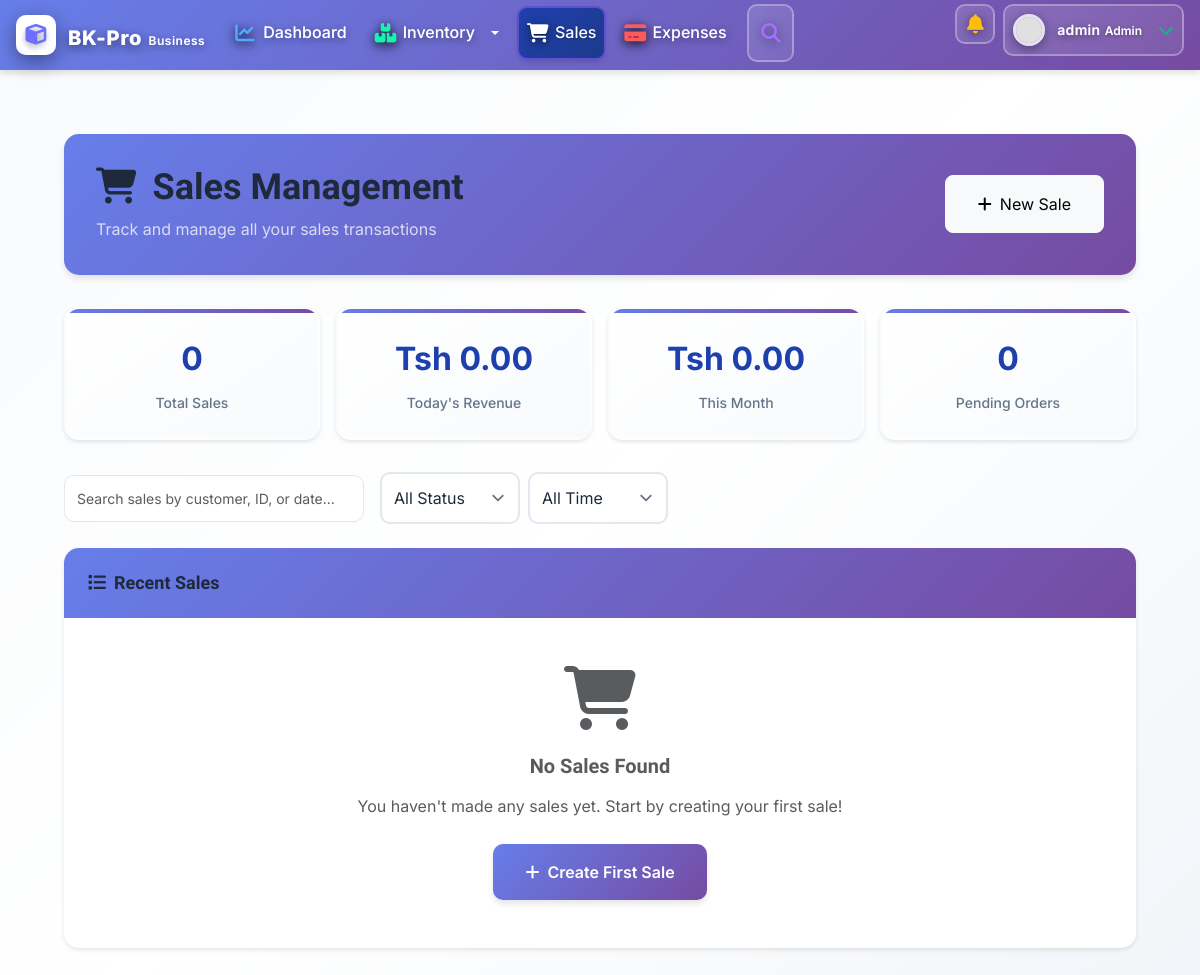
The app's page /sales/?page=3 (signed in), older data.
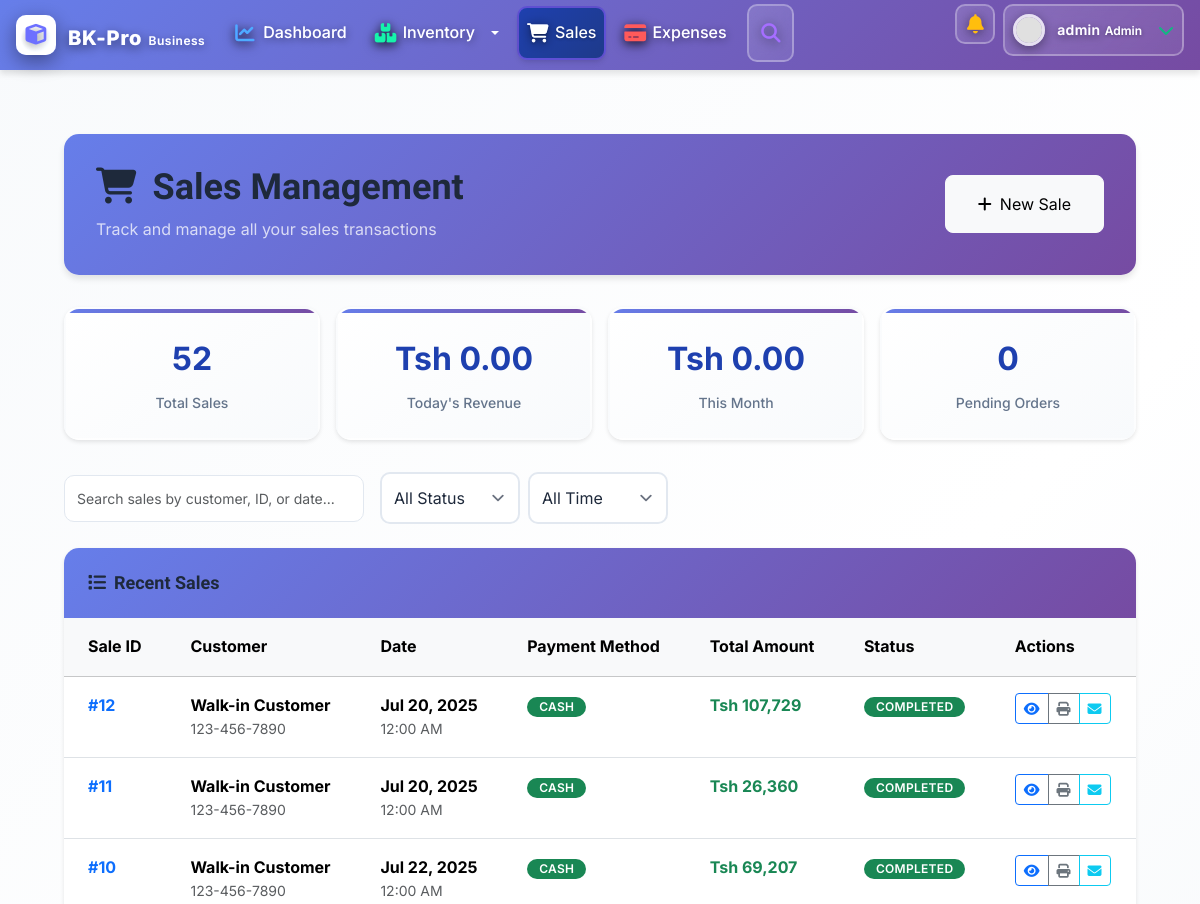
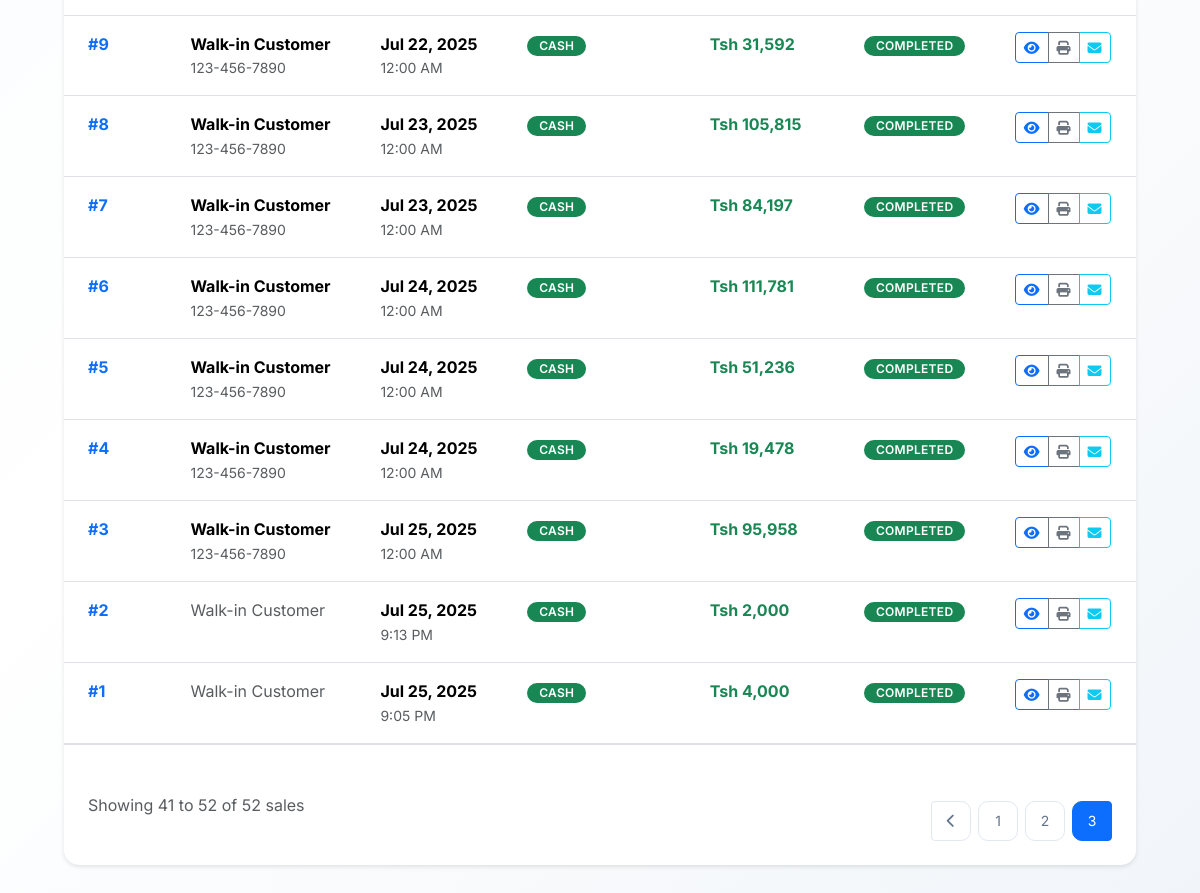
The same page, newer data (2 pictures, top to bottom).
### BusinessApp/models.py (models this page shows, shortened)
class Sale(models.Model):
    PAYMENT_METHODS = [
        ('cash', 'Cash'),
        ('card', 'Card'),
        ('bank_transfer', 'Bank Transfer'),
        ('mobile_money', 'Mobile Money'),
    ]
    customer = models.ForeignKey(Customer, on_delete=models.CASCADE, null=True, blank=True)
    sale_date = models.DateTimeField(default=timezone.now)
    payment_method = models.CharField(max_length=20, choices=PAYMENT_METHODS, default='cash')
    total_amount = models.DecimalField(max_digits=10, decimal_places=2, default=0)
    discount = models.DecimalField(max_digits=10, decimal_places=2, default=0)
    tax = models.DecimalField(max_digits=10, decimal_places=2, default=0)
    notes = models.TextField(blank=True)
    created_by = models.ForeignKey(User, on_delete=models.CASCADE)
    created_at = models.DateTimeField(auto_now_add=True)
    @property
    def net_amount(self):
        return self.total_amount - self.discount + self.tax

class Customer(models.Model):
    name = models.CharField(max_length=200)
    email = models.EmailField(blank=True)
    phone = models.CharField(max_length=20, blank=True)
    address = models.TextField(blank=True)
    created_at = models.DateTimeField(auto_now_add=True)

### BusinessApp/views.py (the view)
# urls.py: path('sales/', views.sale_list, name='sale_list'),
@login_required
def sale_list(request):
    sales = Sale.objects.select_related('customer', 'created_by').order_by('-created_at')
    paginator = Paginator(sales, 20)
    page_number = request.GET.get('page')
    sales = paginator.get_page(page_number)
    return render(request, 'sales/list.html', {'sales': sales})

### BusinessApp/templates/sales/list.html (shortened to what this page needs)
{% extends 'base.html' %}
{% load static %}
{% load humanize %}
{% block content %}
<div class="content-wrapper">
    <div class="sales-header">
        <div class="d-flex justify-content-between align-items-center">
            <div>
                <h1 class="mb-2">
                    <i class="fas fa-shopping-cart me-3"></i>Sales Management
                </h1>
                <p class="mb-0 opacity-75">Track and manage all your sales transactions</p>
            </div>
            <a href="{% url 'sale_add' %}" class="btn btn-light btn-lg">
                <i class="fas fa-plus me-2"></i>New Sale
            </a>
        </div>
    </div>
    <div class="sales-stats">
        <div class="stat-card">
            <div class="stat-value">{{ sales.paginator.count }}</div>
            <div class="stat-label">Total Sales</div>
        </div>
        <div class="stat-card">
            <div class="stat-value">Tsh 0.00</div>
            <div class="stat-label">Today's Revenue</div>
        </div>
        <div class="stat-card">
            <div class="stat-value">Tsh 0.00</div>
            <div class="stat-label">This Month</div>
        </div>
        <div class="stat-card">
            <div class="stat-value">0</div>
            <div class="stat-label">Pending Orders</div>
        </div>
    </div>
    <div class="sales-actions">
        <div class="search-box">
            <input type="text" class="form-control" placeholder="Search sales by customer, ID, or date..." id="salesSearch">
        </div>
        <div class="action-buttons">
            <select class="form-select" id="filterStatus">
                <option value="">All Status</option>
            </select>
            <select class="form-select" id="filterPeriod">
                <option value="">All Time</option>
            </select>
        </div>
    </div>
    <div class="sales-table">
        <div class="table-header">
            <h5 class="mb-0">
                <i class="fas fa-list me-2"></i>Recent Sales
            </h5>
        </div>
        {% if sales %}
        <div class="table-responsive">
            <table class="table table-hover mb-0">
                <thead class="table-light">
                    <tr>
                        <th class="px-4 py-3">Sale ID</th>
                        <th class="px-4 py-3">Customer</th>
                        <th class="px-4 py-3">Date</th>
                        <th class="px-4 py-3">Payment Method</th>
                        <th class="px-4 py-3">Total Amount</th>
                        <th class="px-4 py-3">Status</th>
                        <th class="px-4 py-3">Actions</th>
                    </tr>
                </thead>
                <tbody>
                    {% for sale in sales %}
                    <tr>
                        <td class="px-4 py-3">
                            <strong class="text-primary">#{{ sale.id }}</strong>
                        </td>
                        <td class="px-4 py-3">
                            {% if sale.customer %}
                                <div>
                                    <strong>{{ sale.customer.name }}</strong>
                                    {% if sale.customer.phone %}
                                        <small class="text-muted d-block">{{ sale.customer.phone }}</small>
                                    {% endif %}
                                </div>
                            {% else %}
                                <span class="text-muted">Walk-in Customer</span>
                            {% endif %}
                        </td>
                        <td class="px-4 py-3">
                            <div>
                                <strong>{{ sale.sale_date|date:"M d, Y" }}</strong>
                                <small class="text-muted d-block">{{ sale.sale_date|time:"g:i A" }}</small>
                            </div>
                        </td>
                        <td class="px-4 py-3">
                            <span class="badge {% if sale.payment_method == 'cash' %}bg-success{% elif sale.payment_method == 'card' %}bg-primary{% elif sale.payment_method == 'bank_transfer' %}bg-info{% else %}bg-warning{% endif %}">
                                {{ sale.get_payment_method_display }}
                            </span>
                        </td>
                        <td class="px-4 py-3">
                            <strong class="text-success">Tsh {{ sale.net_amount|floatformat:0|intcomma }}</strong>
                        </td>
                        <td class="px-4 py-3">
                            <span class="badge bg-success">Completed</span>
                        </td>
                        <td class="px-4 py-3">
                            <div class="btn-group btn-group-sm">
                                <a href="{% url 'sale_detail' sale.pk %}" class="btn btn-outline-primary" title="View Details">
                                    <i class="fas fa-eye"></i>
                                </a>
                                <button class="btn btn-outline-secondary" onclick="printReceipt({{ sale.id }})" title="Print Receipt">
                                    <i class="fas fa-print"></i>
                                </button>
                                <button class="btn btn-outline-info" onclick="emailReceipt({{ sale.id }})" title="Email Receipt">
                                    <i class="fas fa-envelope"></i>
                                </button>
                            </div>
                        </td>
                    </tr>
                    {% endfor %}
                </tbody>
            </table>
        </div>
        {% if sales.has_other_pages %}
        <div class="d-flex justify-content-between align-items-center p-4 border-top">
            <div class="text-muted">
                Showing {{ sales.start_index }} to {{ sales.end_index }} of {{ sales.paginator.count }} sales
            </div>
            <nav>
                <ul class="pagination pagination-sm mb-0">
                    {% if sales.has_previous %}
                        <li class="page-item">
                            <a class="page-link" href="?page={{ sales.previous_page_number }}">
                                <i class="fas fa-chevron-left"></i>
                            </a>
                        </li>
                    {% endif %}
                    {% for num in sales.paginator.page_range %}
                        {% if sales.number == num %}
                            <li class="page-item active">
                                <span class="page-link">{{ num }}</span>
                            </li>
                        {% elif num > sales.number|add:'-3' and num < sales.number|add:'3' %}
                            <li class="page-item">
                                <a class="page-link" href="?page={{ num }}">{{ num }}</a>
                            </li>
                        {% endif %}
                    {% endfor %}
                </ul>
            </nav>
        </div>
        {% endif %}
        {% else %}
        <div class="text-center py-5">
            <div class="mb-4">
                <i class="fas fa-shopping-cart fa-4x text-muted"></i>
            </div>
            <h4 class="text-muted mb-3">No Sales Found</h4>
            <p class="text-muted mb-4">You haven't made any sales yet. Start by creating your first sale!</p>
            <a href="{% url 'sale_add' %}" class="btn btn-primary btn-lg">
                <i class="fas fa-plus me-2"></i>Create First Sale
            </a>
        </div>
        {% endif %}
    </div>
</div>
{% endblock %}

### BusinessApp/templates/base.html (shortened to what this page needs)
<!DOCTYPE html>
<html lang="en">
<head>
    <link href="https://cdn.jsdelivr.net/npm/bootstrap@5.3.2/dist/css/bootstrap.min.css" rel="stylesheet">
    <link href="https://cdnjs.cloudflare.com/ajax/libs/font-awesome/6.4.0/css/all.min.css" rel="stylesheet">
    {% load static %}
    <link href="{% static 'css/style.css' %}" rel="stylesheet">
</head>
<body class="modern-body">
    {% if user.is_authenticated %}
    <nav class="navbar navbar-expand-lg modern-navbar fixed-top">
        <div class="container-fluid px-3">
            <a class="navbar-brand modern-brand" href="{% url 'dashboard' %}">
                <div class="brand-logo">
                    <div class="logo-icon">
                        <i class="fas fa-cube"></i>
                    </div>
                    <div class="brand-text d-none d-sm-block">
                        <span class="brand-name">BK-Pro</span>
                        <span class="brand-subtitle">Business</span>
                    </div>
                </div>
            </a>
            <div class="collapse navbar-collapse" id="navbarNav">
                <ul class="navbar-nav me-auto d-none d-xl-flex">
                    <li class="nav-item">
                        <a class="nav-link modern-nav-link nav-dashboard {% if request.resolver_match.url_name == 'dashboard' %}active{% endif %}"
                           href="{% url 'dashboard' %}">
                            <i class="fas fa-chart-line"></i>
                            <span>Dashboard</span>
                        </a>
                    </li>
                    <li class="nav-item dropdown">
                        <a class="nav-link dropdown-toggle modern-nav-link nav-inventory" href="#" role="button" data-bs-toggle="dropdown">
                            <i class="fas fa-boxes"></i>
                            <span>Inventory</span>
                        </a>
                    </li>
                    <li class="nav-item">
                        <a class="nav-link modern-nav-link nav-sales {% if 'sale' in request.resolver_match.url_name %}active{% endif %}"
                           href="{% url 'sale_list' %}">
                            <i class="fas fa-shopping-cart"></i>
                            <span>Sales</span>
                        </a>
                    </li>
                    <li class="nav-item">
                        <a class="nav-link modern-nav-link nav-expenses {% if 'expense' in request.resolver_match.url_name %}active{% endif %}"
                           href="{% url 'expense_list' %}">
                            <i class="fas fa-credit-card"></i>
                            <span>Expenses</span>
                        </a>
                    </li>
                </ul>
                <ul class="navbar-nav ms-auto">
                    <li class="nav-item me-2 d-none d-md-block">
                        <div class="search-container">
                            <button class="search-toggle" id="searchToggle" type="button">
                                <i class="fas fa-search"></i>
                            </button>
                        </div>
                    </li>
                    <li class="nav-item dropdown me-2">
                        <a class="nav-link notification-bell position-relative p-2" href="#" role="button" data-bs-toggle="dropdown">
                            <i class="fas fa-bell"></i>
                        </a>
                    </li>
                    <li class="nav-item dropdown">
                        <a class="nav-link user-profile p-2" href="#" role="button" data-bs-toggle="dropdown">
                            <div class="user-avatar">
                                <img src="https://ui-avatars.com/api/?name={{ user.get_full_name|default:user.username }}&background=2563eb&color=fff&size=32" alt="Avatar">
                            </div>
                            <div class="user-info d-none d-lg-block">
                                <span class="user-name">{{ user.get_full_name|default:user.username }}</span>
                                <span class="user-role">Admin</span>
                            </div>
                            <i class="fas fa-chevron-down ms-1 d-none d-lg-block"></i>
                        </a>
                    </li>
                </ul>
            </div>
        </div>
    </nav>
    <main class="main-content">
        <div class="content-wrapper">
    {% endif %}
            {% block content %}{% endblock %}
    {% if user.is_authenticated %}
        </div>
    </main>
    {% endif %}
    {% load static %}
</body>
</html>

### BusinessApp/templates/sales/list.html (style rules this page uses)
.sales-header { background: var(--gradient-primary); color: white; padding: 2rem; border-radius: var(--border-radius); margin-bottom: 2rem; box-shadow: var(--shadow-medium); }
.sales-stats { display: grid; grid-template-columns: repeat(auto-fit, minmax(200px, 1fr)); gap: 1rem; margin-bottom: 2rem; }
.stat-card { background: linear-gradient(145deg, #ffffff 0%, #f8fafc 100%); padding: 1.5rem; border-radius: var(--border-radius); text-align: center; box-shadow: var(--shadow-light); transition: var(--transition); border: 2px solid transparent; }
.stat-value { font-size: 2rem; font-weight: 700; color: var(--primary-color); margin-bottom: 0.5rem; }
.stat-label { color: var(--text-secondary); font-weight: 500; }
.sales-table { background: white; border-radius: var(--border-radius); overflow: hidden; box-shadow: var(--shadow-light); }
.table-header { background: var(--gradient-primary); color: white; padding: 1.5rem; }
.sales-actions { display: flex; justify-content: between; align-items: center; margin-bottom: 1.5rem; gap: 1rem; }
.search-box { max-width: 300px; flex: 1; }
.action-buttons { display: flex; gap: 0.5rem; flex-shrink: 0; }

Row changes from the older to the newer data that the page shows:
added Sale: id "12", customer.name "Walk-in Customer", customer.phone "123-456-7890", sale_date "Jul 20, 2025", sale_date "12:00 AM", payment_method "CASH", net_amount "107,729"
added Sale: id "11", customer.name "Walk-in Customer", customer.phone "123-456-7890", sale_date "Jul 20, 2025", sale_date "12:00 AM", payment_method "CASH", net_amount "26,360"
added Sale: id "10", customer.name "Walk-in Customer", customer.phone "123-456-7890", sale_date "Jul 22, 2025", sale_date "12:00 AM", payment_method "CASH", net_amount "69,207"
added Sale: id "9", customer.name "Walk-in Customer", customer.phone "123-456-7890", sale_date "Jul 22, 2025", sale_date "12:00 AM", payment_method "CASH", net_amount "31,592"
added Sale: id "8", customer.name "Walk-in Customer", customer.phone "123-456-7890", sale_date "Jul 23, 2025", sale_date "12:00 AM", payment_method "CASH", net_amount "105,815"
added Sale: id "7", customer.name "Walk-in Customer", customer.phone "123-456-7890", sale_date "Jul 23, 2025", sale_date "12:00 AM", payment_method "CASH", net_amount "84,197"
added Sale: id "6", customer.name "Walk-in Customer", customer.phone "123-456-7890", sale_date "Jul 24, 2025", sale_date "12:00 AM", payment_method "CASH", net_amount "111,781"
added Sale: id "5", customer.name "Walk-in Customer", customer.phone "123-456-7890", sale_date "Jul 24, 2025", sale_date "12:00 AM", payment_method "CASH", net_amount "51,236"
added Sale: id "4", customer.name "Walk-in Customer", customer.phone "123-456-7890", sale_date "Jul 24, 2025", sale_date "12:00 AM", payment_method "CASH", net_amount "19,478"
added Sale: id "3", customer.name "Walk-in Customer", customer.phone "123-456-7890", sale_date "Jul 25, 2025", sale_date "12:00 AM", payment_method "CASH", net_amount "95,958"
added Sale: id "2", shows "Walk-in Customer", sale_date "Jul 25, 2025", sale_date "9:13 PM", payment_method "CASH", net_amount "2,000"
added Sale: id "1", shows "Walk-in Customer", sale_date "Jul 25, 2025", sale_date "9:05 PM", payment_method "CASH", net_amount "4,000"
Text that changed along with them:
{{ sales.paginator.count }}: "0" → "52"
{{ sales.start_index }}: (not shown) → "41"
{{ sales.end_index }}: (not shown) → "52"
{{ sales.paginator.count }}: (not shown) → "52"
text no longer shown: "No Sales Found You haven't made any sales yet. Start by creating your first sale! Create First Sale"
text now shown: "Sale ID Customer Date Payment Method Total Amount Status Actions Showing to of sales"
new list line: "1"
new list line: "2"
new list line: "3"
